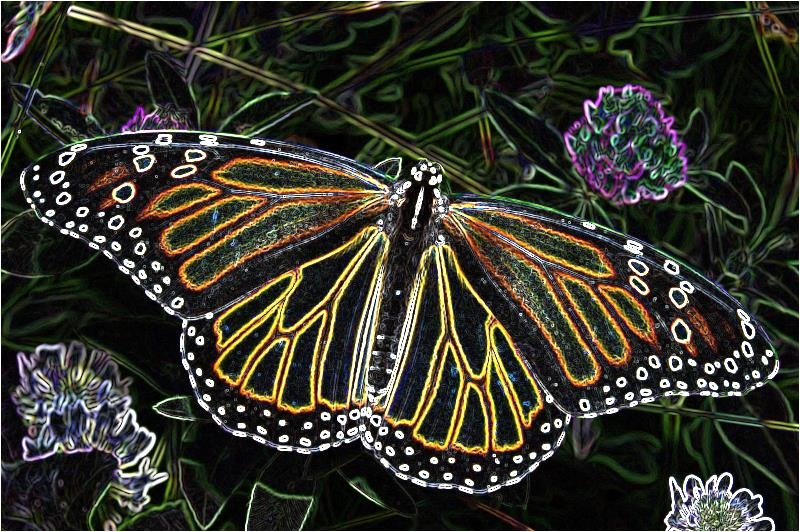
#> input picture image_processing/UNIT-1/butterfly.jpg, 800 x 532 px, found by its file name
$ python sobel_canny.py
#> lines starting #> are read from the running program, lines starting #| are printed output that depends on the picture; after the words box and inside, x2 and y2 are one past the last pixel; in counts of white or black regions, pixels touching at a corner belong together
import numpy as np
import cv2
import matplotlib.pyplot as plt

def gaussian_blur(image, size=5, sigma=1.4):
#> called with size = 5, sigma = 1.4
    k = size // 2
    kernel = np.zeros((size, size), dtype=float)
    for i in range(size):
        for j in range(size):
            x, y = i - k, j - k
            kernel[i, j] = np.exp(-(x**2 + y**2) / (2 * sigma**2))
    kernel /= np.sum(kernel)   # normalize

    # Convolution
    h, w = image.shape
#> h = 532; w = 800
    pad = size // 2
    padded = np.pad(image, pad, mode="edge")
    result = np.zeros_like(image, dtype=float)
    for i in range(h):
        for j in range(w):
            region = padded[i:i+size, j:j+size]
            result[i, j] = np.sum(region * kernel)
    return result

def sobel_gradients(image):
    Kx = np.array([[-1, 0, 1],
                   [-2, 0, 2],
                   [-1, 0, 1]])
    Ky = np.array([[-1, -2, -1],
                   [ 0,  0,  0],
                   [ 1,  2,  1]])
    h, w = image.shape
#> h = 532; w = 800
    padded = np.pad(image, 1, mode="edge")
#> padded: shape (534, 802) float64
    Gx = np.zeros_like(image, dtype=float)
    Gy = np.zeros_like(image, dtype=float)
    for i in range(h):
        for j in range(w):
            region = padded[i:i+3, j:j+3]
            Gx[i, j] = np.sum(region * Kx)
            Gy[i, j] = np.sum(region * Ky)
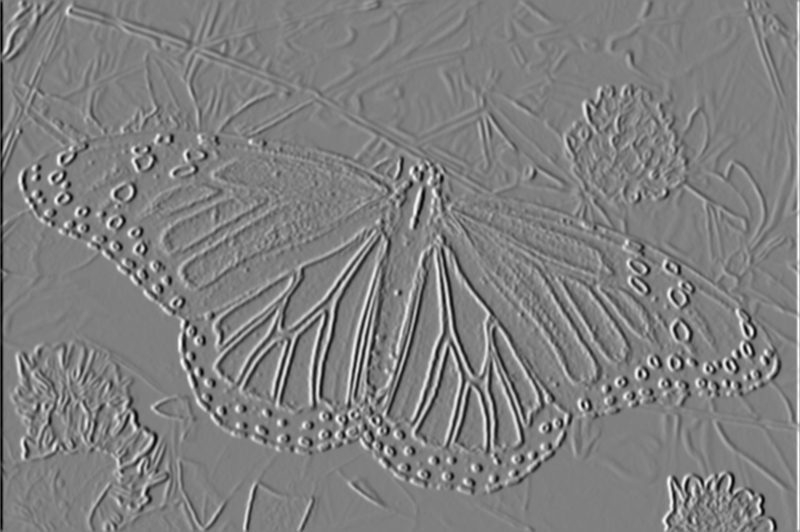
#> Gx: shape (532, 800) float64; min -545.2, max 541.7, mean 0; drawn with min black and max white
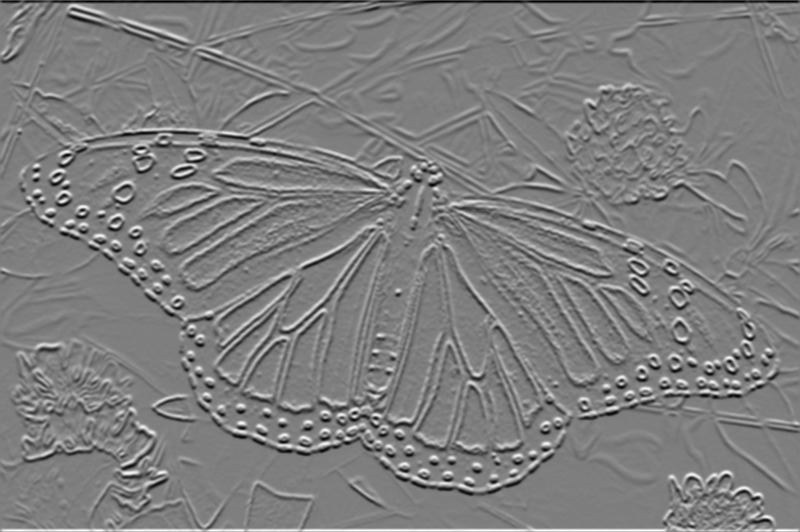
#> Gy: shape (532, 800) float64; min -542.1, max 548.7, mean 0; drawn with min black and max white
    magnitude = np.hypot(Gx, Gy)
    direction = np.arctan2(Gy, Gx)
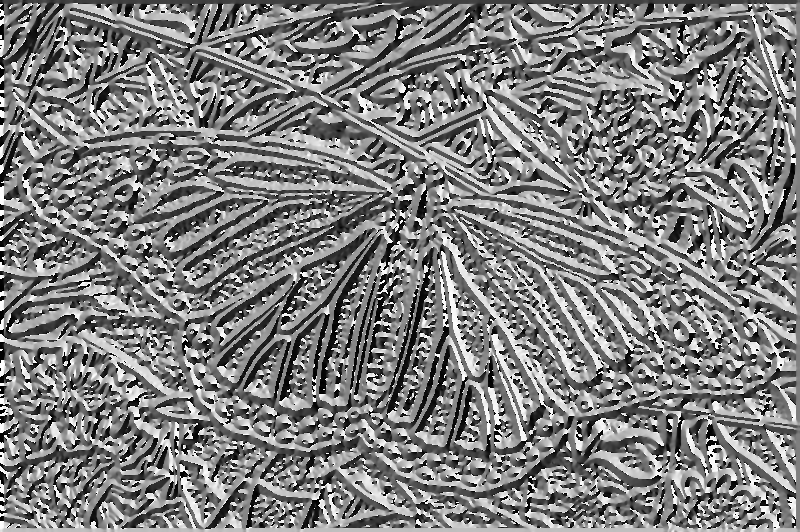
#> direction: shape (532, 800) float64; min -3.14, max 3.14, mean -0.0114; drawn with min black and max white
    return magnitude, direction

def non_max_suppression(magnitude, direction):
    h, w = magnitude.shape
#> h = 532; w = 800
    result = np.zeros((h, w), dtype=float)
    angle = direction * 180. / np.pi
    angle[angle < 0] += 180  # convert to [0, 180)
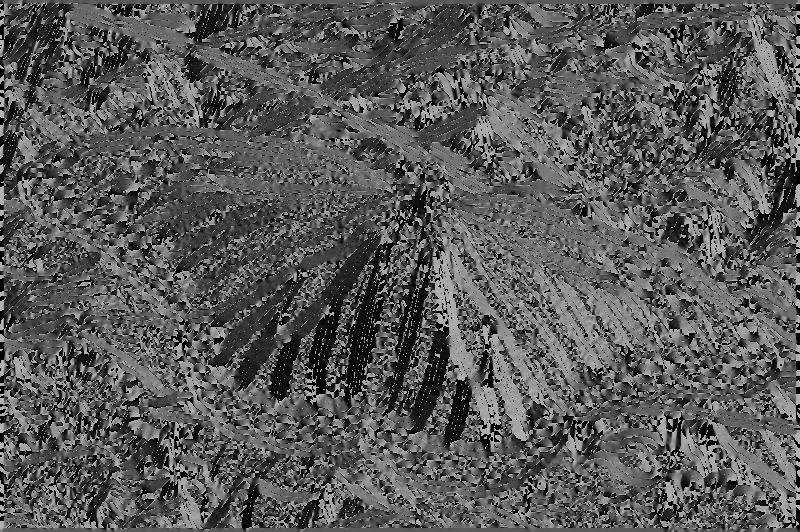
#> angle: shape (532, 800) float64; min 0, max 180, mean 88.9

    for i in range(1, h-1):
        for j in range(1, w-1):
            q = 255
            r = 255
            # Angle 0°
            if (0 <= angle[i, j] < 22.5) or (157.5 <= angle[i, j] <= 180):
                q = magnitude[i, j+1]
                r = magnitude[i, j-1]
            # Angle 45°
            elif (22.5 <= angle[i, j] < 67.5):
                q = magnitude[i+1, j-1]
                r = magnitude[i-1, j+1]
            # Angle 90°
            elif (67.5 <= angle[i, j] < 112.5):
                q = magnitude[i+1, j]
                r = magnitude[i-1, j]
            # Angle 135°
            elif (112.5 <= angle[i, j] < 157.5):
                q = magnitude[i-1, j-1]
                r = magnitude[i+1, j+1]

            if (magnitude[i, j] >= q) and (magnitude[i, j] >= r):
                result[i, j] = magnitude[i, j]
            else:
                result[i, j] = 0
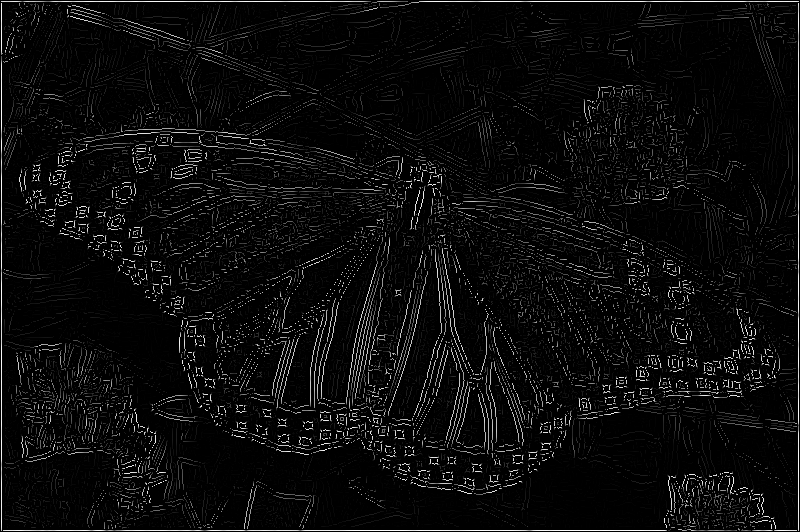
#> result: shape (532, 800) float64; min 0, max 548.7, mean 25.6; drawn with min black and max white
    return result

def double_threshold(img, low_ratio=0.05, high_ratio=0.15):
#> called with low_ratio = 0.05, high_ratio = 0.15
    high_threshold = img.max() * high_ratio
#> high_threshold = 82.31
    low_threshold = img.max() * low_ratio
#> low_threshold = 27.44
    result = np.zeros_like(img, dtype=np.uint8)

    strong = 255
    weak = 75

    strong_edges = (img >= high_threshold)
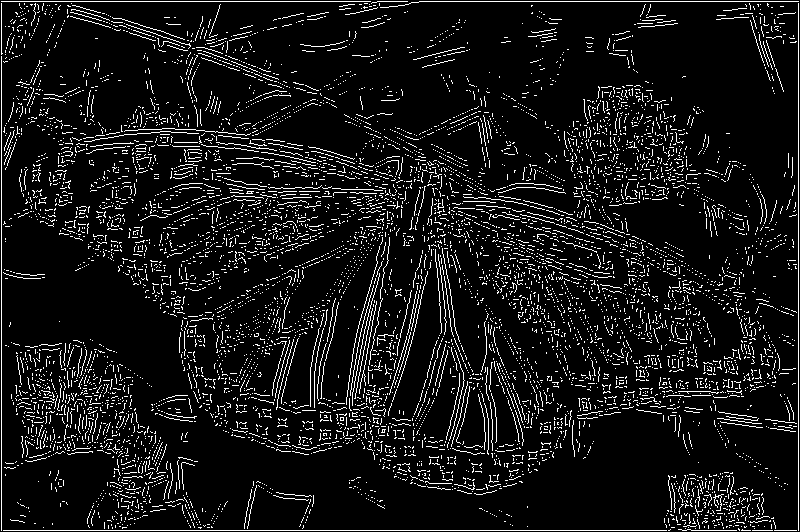
#> strong_edges: shape (532, 800) bool; 8.7% white in thin lines or dots
    weak_edges = ((img >= low_threshold) & (img < high_threshold))
#> weak_edges: shape (532, 800) bool; 4.6% white in thin lines or dots

    result[strong_edges] = strong
    result[weak_edges] = weak

    return result

def hysteresis(img):
    h, w = img.shape
#> h = 532; w = 800
    strong = 255
    weak = 75

    for i in range(1, h-1):
        for j in range(1, w-1):
            if img[i, j] == weak:
                # If any neighbor is strong, promote to strong
                if ((img[i+1, j-1] == strong) or (img[i+1, j] == strong) or (img[i+1, j+1] == strong)
                    or (img[i, j-1] == strong) or (img[i, j+1] == strong)
                    or (img[i-1, j-1] == strong) or (img[i-1, j] == strong) or (img[i-1, j+1] == strong)):
                    img[i, j] = strong
                else:
                    img[i, j] = 0
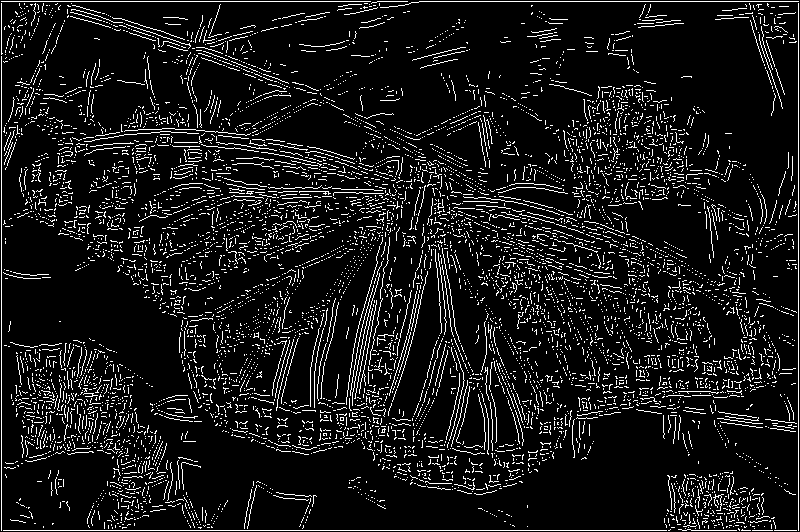
#> img: shape (532, 800); 9.5% white in thin lines or dots
    return img


if __name__ == "__main__":
    # Load image (grayscale)
    img = cv2.imread(r"d:\\HCL\\Imaging\\UNIT1\\HCL-Training\\image_processing\\UNIT-1\\butterfly.jpg", cv2.IMREAD_GRAYSCALE)


    # Step 1: Gaussian smoothing
    smoothed = gaussian_blur(img, size=5, sigma=1.4)

    # Step 2: Gradient magnitude + direction
    magnitude, direction = sobel_gradients(smoothed)

    # Step 3: Non-maximum suppression
    nms = non_max_suppression(magnitude, direction)

    # Step 4: Double threshold
    thresholded = double_threshold(nms)

    # Step 5: Edge tracking by hysteresis
    final_edges = hysteresis(thresholded)

    # Plot results
    plt.figure(figsize=(15, 10))
    plt.subplot(2, 3, 1), plt.imshow(img, cmap='gray'), plt.title("Original")
    plt.subplot(2, 3, 2), plt.imshow(smoothed, cmap='gray'), plt.title("1. Gaussian Blur")
    plt.subplot(2, 3, 3), plt.imshow(magnitude, cmap='gray'), plt.title("2. Gradient Magnitude")
    plt.subplot(2, 3, 4), plt.imshow(nms, cmap='gray'), plt.title("3. Non-Max Suppression")
    plt.subplot(2, 3, 5), plt.imshow(thresholded, cmap='gray'), plt.title("4. Double Threshold")
    plt.subplot(2, 3, 6), plt.imshow(final_edges, cmap='gray'), plt.title("5. Hysteresis (Final Edges)")
    plt.tight_layout()
    plt.show()

$ run again, with image_processing/UNIT-1/morpho.png saved as image_processing/UNIT-1/butterfly.jpg
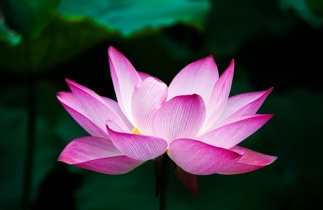
#> input picture image_processing/UNIT-1/morpho.png, 323 x 210 px, found by its file name
#> after the loop in sobel_gradients, `for i in range(h):`:
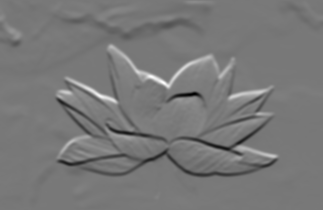
#> Gy: shape (210, 323) float64; min -367.8, max 408.1, mean -1.3; drawn with min black and max white
#> high_threshold = 74.49
#> low_threshold = 24.83
#> strong_edges: shape (210, 323) bool; 1.8% white in thin lines or dots, all inside (x1, y1, x2, y2) = (4, 18, 278, 176)
#> weak_edges: shape (210, 323) bool; 2.3% white in thin lines or dots
#> after the loop in hysteresis, `for i in range(1, h-1):`:
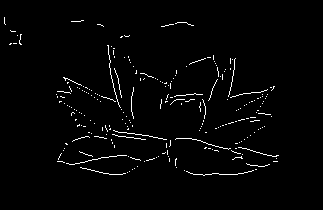
#> img: shape (210, 323); 2% white in thin lines or dots, all inside (x1, y1, x2, y2) = (4, 17, 279, 176)
